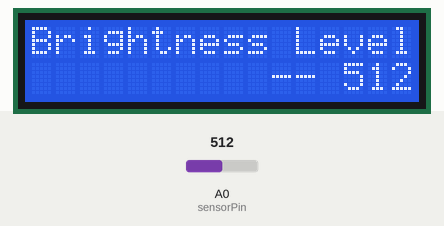
A sketch run on a simulated Arduino Uno, built with avr-gcc and run on an emulated ATmega328P. Shown: 16×2 character LCD. The test bench sets the inputs (shaded band); at power-on: A0 (sensorPin) = 512. What the sketch prints to the serial monitor is not drawn.

Above: at 1.6 s.
1.7 s: A0 (sensorPin) set to 716
At 3.4 s:
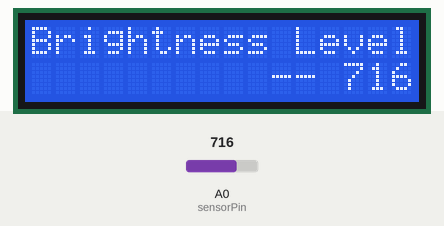
3.7 s: A0 (sensorPin) set to 900
At 5.3 s:
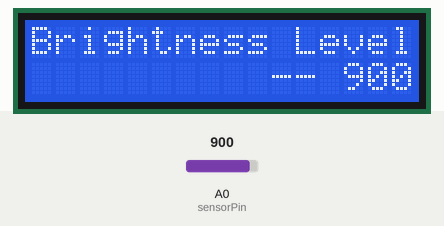
5.9 s: A0 (sensorPin) set to 1023
At 7.2 s:
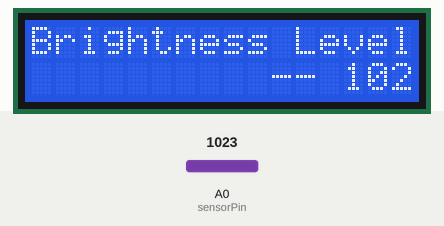
Timing chart, 0 to 8.9 s (numbered marks = the images above; inputs shaded):
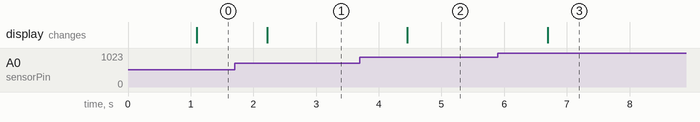

Measured:
- after the input at 1.7 s, the display: changes after 0.52 s (image 1)
- after the input at 3.7 s, the display: changes after 0.76 s (image 2)
- after the input at 5.9 s, the display: changes after 0.79 s (image 3)

The sketch:

lcd1602.ino
```cpp
#include <Wire.h>
#include <LiquidCrystal_I2C.h>

LiquidCrystal_I2C lcd(0x3F,16,2);

int sensorPin = A0;
int sensorValue = 0;

int waitCnt = 0;

void setup()
{
  lcd.init();
  lcd.backlight();
  lcd.setCursor(0, 0);
  lcd.print("Brightness Level");
  Serial.begin (9600);
}

void loop() {
  waitCnt ++;
  sensorValue = analogRead(sensorPin);
  Serial.println(sensorValue);
  if (waitCnt > 10) {
    //lcd.clear();
    lcd.setCursor(0, 1);
    char value[16];
    sprintf(value, "          --% 4d", sensorValue);
    lcd.print(value);
    waitCnt = 0;
  }
  delay(100);
}
```
